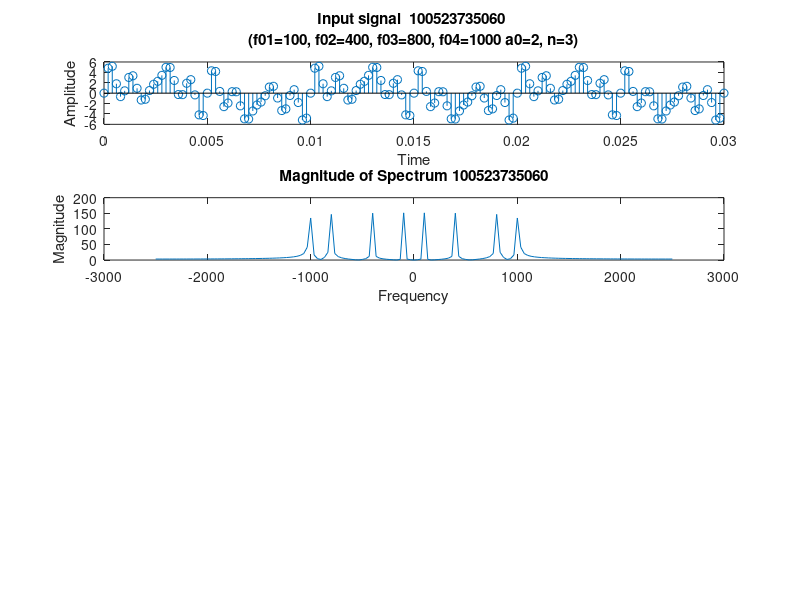

Write the MATLAB code that produced this figure. (Note: this script raises an error after producing the figure.)
clc;
clear all;
close all;

f01= 100;
f02=400;
f03=800;
f04=1000;
a0=2;
n=3;

%sampling uses maximum freq
% fs=20*f04; %butterworth
fs=5*f04; %chebyshev
t=0:1/fs:n/f01; %time division uses smallest/min freq
x=a0*(sin(2*pi*f01*t) + sin(2*pi*f02*t) + sin(2*pi*f03*t) + sin(2*pi*f04*t));

subplot(411);
stem(t,x);
title(sprintf('Input signal  100523735060 \n(f01=%d, f02=%d, f03=%d, f04=%d a0=%d, n=%d)', f01, f02, f03, f04, a0, n));
xlabel('Time');
ylabel('Amplitude');

%*************Calculating the spectrum*************
Xk= fft(x);
Xkm= fftshift(Xk);

w=linspace(-fs/2,fs/2, length(Xk));

Xkm_mag= abs(Xkm);
%Xkm_phase= angle(Xkm);

subplot(412);
plot(w, Xkm_mag);
title('Magnitude of Spectrum 100523735060')
xlabel('Frequency');
ylabel('Magnitude');

 %*************Calculating the filtered spectrum - LPF ************
% load('LPFcoeff.mat');  %butterworth
% x_filtered= filter(al,bl,x);

load('LPFcoeff_chebyshev.mat'); %chebyshev
x_filtered= filter(alc, blc,x);

Xk= fft(x_filtered);
Xkm= fftshift(Xk);

w=linspace(-fs/2,fs/2, length(Xk));

Xkm_mag= abs(Xkm);

subplot(413);
plot(w, Xkm_mag);
title(sprintf('Magnitude of Filtered Spectrum - LPF 100523735060\n(fp= 100, fs= 300, rp= 1, rs= 40)'));
xlabel('Frequency');ylabel('Magnitude');

%*************Calculating the filtered spectrum - HPF ************
% load('HPFcoeff.mat');  %butterworth
% x_filtered= filter(ah,bh,x);

load('HPFcoeff_chebyshev.mat'); %chebyshev
x_filtered= filter(ahc, bhc,x);

Xk= fft(x_filtered);
Xkm= fftshift(Xk);

w=linspace(-fs/2,fs/2, length(Xk));

Xkm_mag= abs(Xkm);

subplot(414);
plot(w, Xkm_mag);
title(sprintf('Magnitude of Filtered Spectrum - HPF 100523735060\n(fp= 300, fs= 100, rp= 1, rs= 40)'));
xlabel('Frequency');ylabel('Magnitude');

